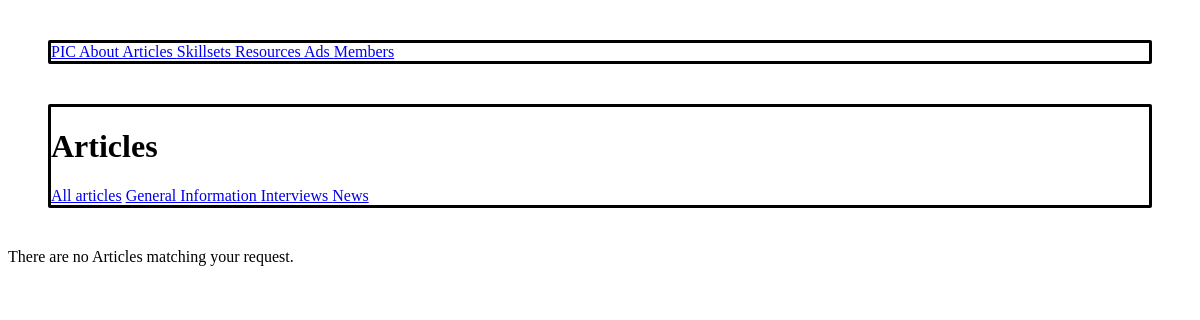
Before: /articles/general/ with the older database file.
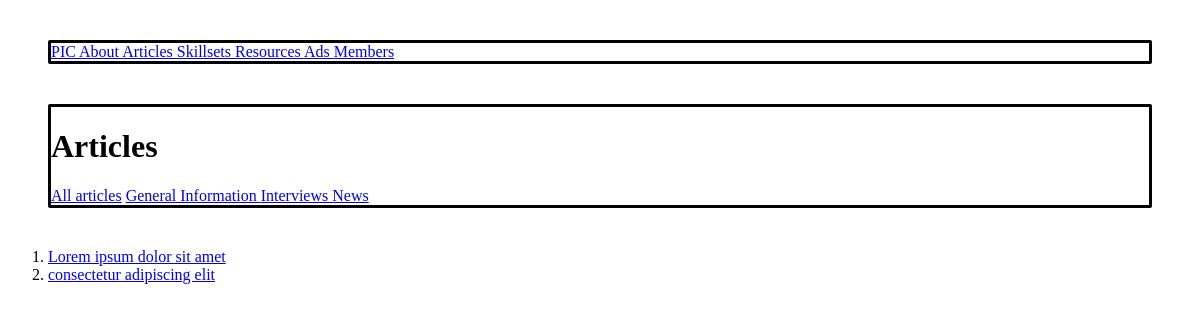
After: the same page with the newer database file.
### articles/models.py (models this page shows, shortened)
class Article(models.Model):
    GROUP_CHOICES = [
        ('general', 'General Information'),
        ('interviews', 'Interviews'),
        ('news', 'News'),
    ]
    STATUS_CHOICES = [
        ('pending', 'Pending'),
        ('published', 'Published'),
        ('unpublished', 'Unpublished')
    ]
    title = models.CharField(max_length=255, unique=True)
    main_paragraph = models.CharField(max_length=255)
    body = models.TextField()
    group = models.CharField(max_length=12, choices=GROUP_CHOICES, default='general')
    video_link = models.URLField(blank=True, null=True)
    category = models.ManyToManyField(JobCategory, related_name='article_category', blank=True)
    subcategory = models.ManyToManyField(JobSubCategory, related_name='article_subcategory', blank=True)
    job = models.ManyToManyField(Job, related_name='article_job', blank=True)
    skills = models.ManyToManyField(Skill, related_name='article_skills', blank=True)
    tags = models.ManyToManyField(Tag, related_name='article_tags', blank=True)
    image_0 = models.ImageField(blank=True, upload_to=get_upload_path)
    image_1 = models.ImageField(blank=True, upload_to=get_upload_path)
    image_2 = models.ImageField(blank=True, upload_to=get_upload_path)
    image_3 = models.ImageField(blank=True, upload_to=get_upload_path)
    image_4 = models.ImageField(blank=True, upload_to=get_upload_path)
    image_5 = models.ImageField(blank=True, upload_to=get_upload_path)
    image_6 = models.ImageField(blank=True, upload_to=get_upload_path)
    image_7 = models.ImageField(blank=True, upload_to=get_upload_path)
    image_8 = models.ImageField(blank=True, upload_to=get_upload_path)
    image_9 = models.ImageField(blank=True, upload_to=get_upload_path)
    author = models.ForeignKey(User, on_delete=models.RESTRICT)
    created_on = models.DateTimeField(auto_now_add=True)
    modified_on = models.DateTimeField(auto_now=True)
    status = models.CharField(max_length=12, choices=STATUS_CHOICES, default='pending')
    approver = models.ForeignKey(User, on_delete=models.SET_NULL, related_name='approver_user', blank=True, null=True)
    slug = models.SlugField(max_length=255, unique=True, blank=True)
    likes = models.ManyToManyField(User, related_name='user_likes', blank=True)
    read = models.ManyToManyField(User, related_name='user_read', blank=True)
    views = models.PositiveBigIntegerField(default=0)
    def get_absolute_url(self):
        self.views += 1
        self.save()
        return reverse('article', kwargs={
            'group': self.group,
            'slug': self.slug
            })
    def save(self, *args, **kwargs):
        self.slug = slugify(self.title)
        return super().save(*args, **kwargs)

### articles/views.py (the view)
# urls.py: path('<str>/', article_group, name='article-group'),
def article_group(request, str):
    articles = list(Article.objects.filter(status='published', group=str))
    context = {
        'articles': articles
    }
    return render(request, 'articles/articles.html', context)

### articles/templates/articles/articles.html (shortened to what this page needs)
{% extends "main/base.html" %}
{% block main %}
{% include 'articles/articles_header.html' %}
    {% if articles %}
    <ol>
        {% for article in articles %}
        <li><a href="{{ article.get_absolute_url }}">{{ article.title }}</a></li>
        {% endfor %}
    </ol>
    {% else %}
        <p>There are no Articles matching your request.</p>
    {% endif %}
{% endblock %}

### main/templates/main/base.html (shortened to what this page needs)
{% load static %}
<!DOCTYPE html>
<html lang="en">
    <head>
        <link rel="stylesheet" href="{% static 'css/styles.css' %}">
    </head>
    <body>
        <header>
            <nav>
                <span>
                    <a href="{% url 'index' %}">
                        PIC
                    </a>
                </span>
                <span>
                    <a href="{% url 'about' %}">
                        About
                    </a>
                </span>
                <span>
                    <a href="{% url 'articles-landing-page' %}">
                        Articles
                    </a>
                </span>
                <span>
                    <a href="{% url 'skillsets' %}">
                        Skillsets
                    </a>
                </span>
                <span>
                    <a href="{% url 'resources' %}">
                        Resources
                    </a>
                </span>
                <span>
                    <a href="{% url 'ads' %}">
                        Ads
                    </a>
                </span>
                <span>
                    <a href="{% url 'members-landing-page' %}">
                        Members
                    </a>
                </span>
            </nav>
        </header>
        <main>
            {% block main %}
            {% endblock main %}
        </main>
    </body>
</html>

### articles/templates/articles/articles_header.html
<header>
    <h1>Articles</h1>
    <nav>
        <span>
            <a href="{% url 'all-articles' %}">All articles</a>
        </span>
        <span>
            <a href="{% url 'article-group' 'general' %}">
                General Information
            </a>
        </span>
        <span>
            <a href="{% url 'article-group' 'interviews' %}">
                Interviews
            </a>
        </span>
        <span>
            <a href="{% url 'article-group' 'news' %}">
                News
            </a>
        </span>
    </nav>
</header>

### static/css/styles.css (style rules this page uses)
div, section, article, header { margin: 40px; border-radius: 2px; border-style: solid; }

Changed rows visible on the page:
added Article: title "Lorem ipsum dolor sit amet"
added Article: title "consectetur adipiscing elit"
Other visible differences:
text no longer shown: "There are no Articles matching your request."
